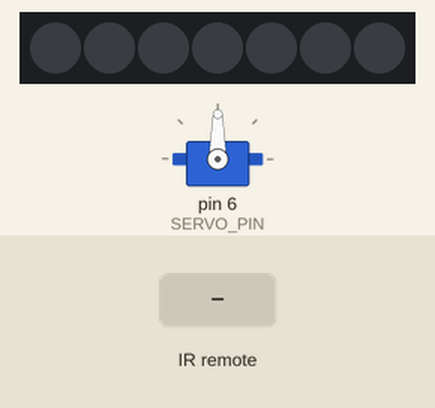
The sketch below on a simulated Arduino Uno, built with avr-gcc and run on an emulated ATmega328P. Parts: servo, 7 RGB LEDs in strip order, left to right. The test bench sets the inputs (shaded band). Dim RGB values are drawn brighter than linear.

Above: at 1.2 s.
1.3 s: infrared code 0xFD807F received
At 2.5 s:
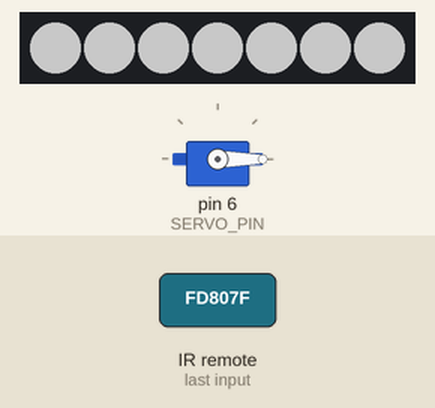
2.8 s: infrared code 0xFD30CF received
At 3.9 s:
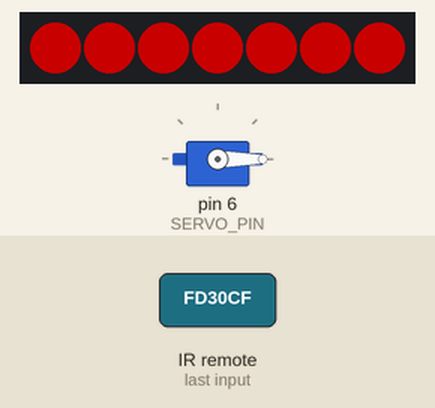
4.3 s: infrared code 0xFD08F7 received
At 5.0 s:
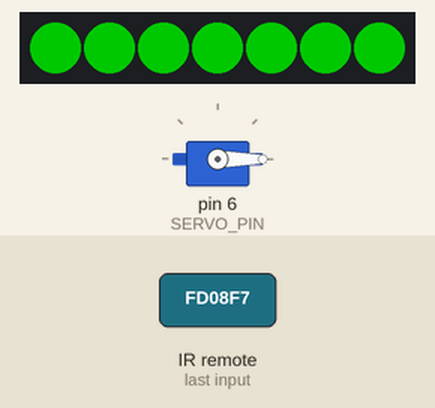
5.8 s: infrared code 0xFD8877 received
At 6.2 s:
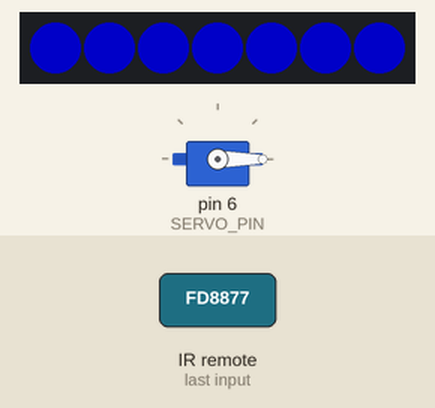
7.3 s: infrared code 0xFD28D7 received
At 8.5 s:
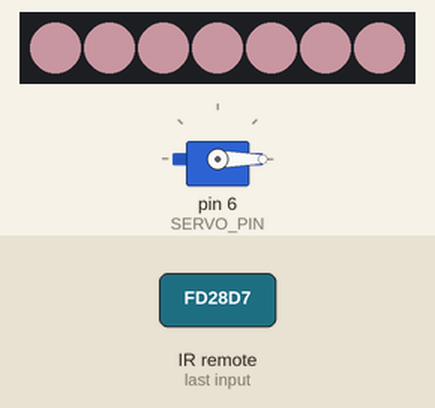
8.8 s: infrared code 0xFDA857 received
At 9.6 s:
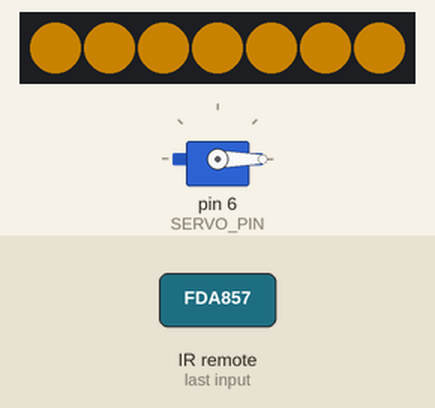
Timing chart, 0 to 11.3 s (numbered marks = the images above; inputs shaded):
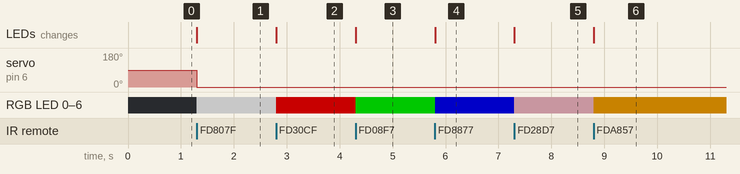

Measured:
- after the input at 1.3 s, servo on pin 6 (SERVO_PIN): 90° → 0° at once; RGB LED 0–6: off → RGB(100, 100, 100) at once; the LEDs: change at once (image 1)
- after the input at 2.8 s, RGB LED 0–6: RGB(100, 100, 100) → RGB(100, 0, 0) at once; the LEDs: change at once (image 2)
- after the input at 4.3 s, RGB LED 0–6: RGB(100, 0, 0) → RGB(0, 100, 0) at once; the LEDs: change at once (image 3)
- after the input at 5.8 s, RGB LED 0–6: RGB(0, 100, 0) → RGB(0, 0, 100) at once; the LEDs: change at once (image 4)
- after the input at 7.3 s, RGB LED 0–6: RGB(0, 0, 100) → RGB(100, 75, 80) at once; the LEDs: change at once (image 5)
- after the input at 8.8 s, RGB LED 0–6: RGB(100, 75, 80) → RGB(100, 65, 0) at once; the LEDs: change at once (image 6)

The sketch:

mekanismi.ino
```cpp
// Tuodaan tarvittavat kirjastot
#include <Servo.h>
#include <IRremote.h>
#include <Adafruit_NeoPixel.h>

// Ledien määrä
#define LEDIEN_MAARA 7

// Ledien kirkkaus
#define BRIGHTNESS 100

// Eri komponenttien pinnit
#define NEOPIXEL_PIN 3
#define SERVO_PIN 6
#define IR_PIN 4

Servo s; // Servomuuttujan määrittely

IRrecv vastaanotin(IR_PIN); // Määritellään IR-vastaaotin ja kytketään se pinniin
decode_results results; // Luodaan jo nyt muuttuja johon tullaan tallennetamaan vastaaottimen saamat signaalit

Adafruit_NeoPixel ledinauha = Adafruit_NeoPixel(LEDIEN_MAARA, NEOPIXEL_PIN, NEO_GRB + NEO_KHZ800); // Ledinauhan määrittely

// Tuodaan kaksi tiedostoa jotka sisältävät erilaisia määritelmiä
#include "varit.h" // Tiedostossa määritellään eri värien RGB arvoja, jos haluat muuttaa värejä tee se täältä
#include "kaukoohjain.h" // Kaukoohjaimen eri napit.


// Muuttujia ledinauhan logiikkaa varten
bool valotPaalla = false; // Onko ledit päällä
bool shouldUpdate = false; // Pitäisikö muuttaa jotain ledinauhasta
uint32_t color = ledinauha.Color(WHITE); // Ledinauhan väri
uint32_t newColor = ledinauha.Color(WHITE); // Ledinauhan mahdollinen uusi väri


void setup() {
  s.attach(SERVO_PIN);   // Yhdistetään servomuuttuja pinniin

  vastaanotin.enableIRIn(); // Käynnistetään IR-Vastaanotin
  vastaanotin.blink13(true); // Arduinossa välkkyy valo kun vastaanotin saa signaalia


  ledinauha.begin();  // Käynnistetään ledinauha
  ledinauha.clear();  // Valmistellaan kaikki ledinauhan valot tyhjiksi
  ledinauha.show(); // Varmistetaan että muutos tapahtuu myös oikeassa nauhassa

  ledinauha.setBrightness(BRIGHTNESS); // Asetetaan ledinauhan kirkkaus, tämä kuuluu tehdä vain kerran

}
void loop() {
  if (vastaanotin.decode(&results)) {
    uint32_t value = results.value; // Muuttuja joka kuvaa saatua koodia
    vastaanotin.resume(); // Jatka signaalien kuuntelua

    switch (value) {
      case VOL_YLOS: // Jos voluuminappia ylös painetaan
        valotPaalla = true; // Muuta muuttujaa joka kuvaa sitä ovatko valot päällä
        shouldUpdate = true; // Pitää päivittää, koska valojen päälläolotila on muuttunut
        s.write(0); // Käännetään servoa joka nostaa mekanismia
        break;
      case VOL_ALAS:
        valotPaalla = false; // Muuta muuttujaa joka kuvaa sitä ovatko valot päällä
        shouldUpdate = true; // Pitää päivittää, koska valojen päälläolotila on muuttunut
        s.write(120); // Käännä servoa
        break;
      default:
        // Jos ei ole kumpikaan voluuminapeista, tarkasta onko kyseessä numeronappi
        for(int i = 0; i < 10; i++) {
            if(value == numeronapit[i]) {
              newColor = varit[i];
              break;
            }
        }
        break;
    }

  }

  if (newColor != color) { // Jos väri on muuttunut
    color = newColor; // Koska väriä muutetaan
    shouldUpdate = true; // Väri on muuttunut, eli valoja pitää päivittää
  }
  if (shouldUpdate) {
    if (valotPaalla) { // Jos valot on päällä
      asetaNauhanVari(&ledinauha, color); // Vaihtaa ledinauhan värin
    } else { // muuten
      // Vaihda värit pois
      ledinauha.clear();
      ledinauha.show();
    }
  }
  shouldUpdate = false; // Vaihdetaan shouldUpdate falseksi, koska emme tiedä muuttuuko jotain seuraavalla kerralla kun loop kutsutaan
}
```

kaukoohjain.h
```cpp
/*
   Sisältää määritelmät kauko-ohjaimen eri napeille
   Sain nämä toisella ohjelmalla joka kirjoittaa serial consoleen vastaanotetun signaalin
   Ohjelma löytyy nimellä IRRemoteTester tästä kansiosta
*/

// Voluuminapit
#define VOL_YLOS 0xFD807F
#define VOL_ALAS 0xFD906F

// Numeronapit
#define NOLLA 0xFD30CF
#define YKSI 0xFD08F7
#define KAKSI 0xFD8877
#define KOLME 0xFD48B7
#define NELJA 0xFD28D7
#define VIISI 0xFDA857
#define KUUSI 0xFD6897
#define SEITSEMAN 0xFD18E7
#define KAHDEKSAN 0xFD9867
#define YHDEKSAN 0xFD58A7

// Sammutusnappi
#define SAMMUTA 0xFD00FF


uint32_t numeronapit[] = { // Lista numeronapeista.
  NOLLA,
  YKSI, KAKSI, KOLME,
  NELJA, VIISI, KUUSI,
  SEITSEMAN, KAHDEKSAN, YHDEKSAN
};
```

varit.h
```cpp
// Värit määriteltynä r,g,b muodossa
#define RED 255,0,0
#define GREEN 0,255,0
#define BLUE 0,0,255
#define WHITE 255,255,255
#define PINK 255,192,203
#define ORANGE 255,165,0
#define CYAN 0,255,255
#define YELLOW 255,255,0
#define PURPLE 128,0,128
#define MAGENTA 255,0,255


// Lista joka kuvaa sitä mikä nappi kauko-ohjaimessa tarkoittaa mitä väriä,
// esim. kauko-ohjaimen nappi 0 muuttaa värin punaiseksi koska varit[0] = punainen
uint32_t varit[] = {
  ledinauha.Color(RED),
  ledinauha.Color(GREEN), ledinauha.Color(BLUE), ledinauha.Color(WHITE),
  ledinauha.Color(PINK), ledinauha.Color(ORANGE), ledinauha.Color(CYAN),
  ledinauha.Color(YELLOW), ledinauha.Color(PURPLE), ledinauha.Color(MAGENTA)
};

void asetaNauhanVari(Adafruit_NeoPixel *s, uint32_t color) { // Vaihtaa nauhan värin annetuksi väriksi
  s->clear(); // Poistaa nauhasta edellisen värin

  int pixels = s->numPixels(); // tallentaa valojen määrän
  for (int i = 0; i < pixels; i++) { // jokaista valoa kohden
    s->setPixelColor(i, color); //  muutetaan valon väri määritetyksi väriksi
  }
  s->show(); // Näyttää muutoksen
}
```
